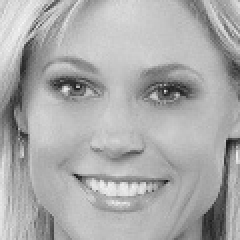
#> input picture dataset/Claire Dunphy/1.jpg, 120 x 120 px (shown 2 times larger)
$ python -i face_training.py   (imports and definitions only)
#> lines starting #> are read from the running program, lines starting #| are printed output that depends on the picture
import os
import cv2
from PIL import Image
import numpy as np
import pickle
from tkinter import messagebox
from face_training_eigen import train_eigenfaces_model

def train_model():
    """Train both LBPH and Eigenfaces models"""
    print("\n" + "="*60)
    print("MULTI-ALGORITHM TRAINING: LBPH + EIGENFACES")
    print("="*60)

    # Train LBPH model
    success_lbph = train_lbph_model()

    # Train Eigenfaces model
    success_eigen = train_eigenfaces_model()

    # Show combined result
    if success_lbph and success_eigen:
        messagebox.showinfo("Training Complete",
                           "Both models trained successfully!\n\n"
                           "✓ LBPH (Local Binary Patterns)\n"
                           "✓ Eigenfaces (PCA)\n\n"
                           "You can now compare both algorithms.")
    elif success_lbph:
        messagebox.showwarning("Partial Success",
                              "LBPH model trained successfully.\n"
                              "Eigenfaces training failed.")
    elif success_eigen:
        messagebox.showwarning("Partial Success",
                              "Eigenfaces model trained successfully.\n"
                              "LBPH training failed.")
    else:
        messagebox.showerror("Training Failed",
                            "Both models failed to train.")

def train_lbph_model():
    """Train LBPH (Local Binary Patterns Histogram) model"""
    print("\n[LBPH] Starting LBPH training...")
    dataset_path = os.path.join('dataset')
    trainer_path = os.path.join('trainer', 'trainer_lbph.yml')
    labels_path = os.path.join('trainer', 'labels.pickle')

    # Check if dataset folder exists and has content
    if not os.path.exists(dataset_path):
        messagebox.showerror("Error", "No dataset folder found. Please collect images first.")
        return False

    # List available people in dataset
    people = [d for d in os.listdir(dataset_path) if os.path.isdir(os.path.join(dataset_path, d))]
    if not people:
        messagebox.showerror("Error", "No people found in dataset. Please collect images first.")
        return False

    print(f"[LBPH] Training with people: {people}")

    # Create LBPH recognizer
    recognizer = cv2.face.LBPHFaceRecognizer_create()
    if os.path.exists(trainer_path) and os.path.exists(labels_path):
        recognizer.read(trainer_path)
        with open(labels_path, 'rb') as f:
            labels_dict = pickle.load(f)
        current_id = max(labels_dict.values()) + 1
    else:
        labels_dict = {}
        current_id = 0

    detector = cv2.CascadeClassifier(cv2.data.haarcascades + "haarcascade_frontalface_default.xml")

    def getImagesAndLabels(path, current_id, labels_dict):
#> called with path = 'dataset', current_id = 0
        faceSamples = []
        ids = []

        # Create CLAHE object for preprocessing
        clahe = cv2.createCLAHE(clipLimit=2.0, tileGridSize=(8,8))
        print("[LBPH] Using CLAHE preprocessing for better lighting normalization")

        for root, dirs, files in os.walk(path):
            for dir_name in dirs:
                dir_path = os.path.join(root, dir_name)
                if dir_name not in labels_dict:
                    labels_dict[dir_name] = current_id
                    current_id += 1
                id_ = labels_dict[dir_name]
                for file in os.listdir(dir_path):
                    if file.endswith(".jpg"):
                        imagePath = os.path.join(dir_path, file)
                        PIL_img = Image.open(imagePath).convert("L")  # grayscale
#> PIL_img is the input picture: PIL image 120x120 L; min 24, max 244, mean 170.8
                        img_numpy = np.array(PIL_img, "uint8")
                        faces = detector.detectMultiScale(img_numpy)
#> faces = [[8, 7, 104, 104]]

                        for (x, y, w, h) in faces:
                            face_crop = img_numpy[y:y + h, x:x + w]

                            # Apply CLAHE preprocessing
                            face_enhanced = clahe.apply(face_crop)

                            # Resize to consistent dimensions
                            face_resized = cv2.resize(face_enhanced, (150, 150))

                            faceSamples.append(face_resized)
                            ids.append(id_)
#> this loop made 1 pass
#> pass 1, in getImagesAndLabels, `face_crop = img_numpy[y:y + h, x:x + w]`:
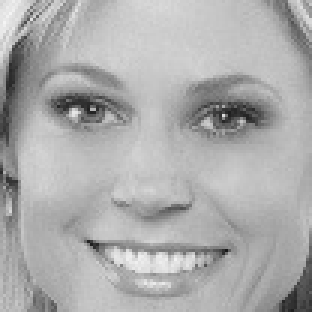
#> face_crop: shape (104, 104) (shown 3 times larger); min 24, max 244, mean 172.3
#> pass 1, in getImagesAndLabels, `face_enhanced = clahe.apply(face_crop)`:
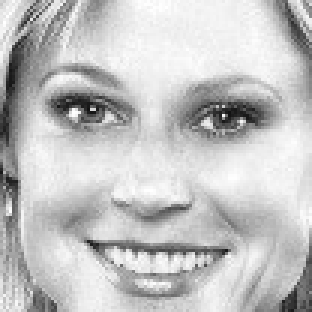
#> face_enhanced: shape (104, 104) (shown 3 times larger); min 18, max 255, mean 194.7
#> pass 1, in getImagesAndLabels, `face_resized = cv2.resize(face_enhanced, (150, 150))`:
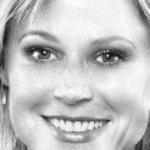
#> face_resized: shape (150, 150); min 20, max 254, mean 194.5
#> after the loop, faceSamples = 1 item; ids = [0]

        return faceSamples, ids

    faces, ids = getImagesAndLabels(dataset_path, current_id, labels_dict)
    recognizer.train(faces, np.array(ids))
    if not os.path.exists(os.path.dirname(trainer_path)):
        os.makedirs(os.path.dirname(trainer_path))
#> (the run stopped early here; a loop or call above may not have finished)
